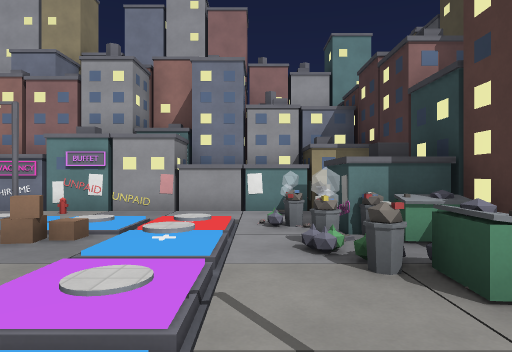
View 1 (above)

17 first-person views from a walk through a 3-D level made in the Godot game engine. The camera is 1.5 m above the floor, looks level and sees 75° across. The floor is counted in squares, 2 m on a side. Each view is taken from the middle of a square. On the plan, view 1 faces up. The plan holds only what a view shows up to about 11 squares ahead; the rest is blank. The place goes on beyond the plan. Surface patterns are stand-ins for the level's own textures.

View 2
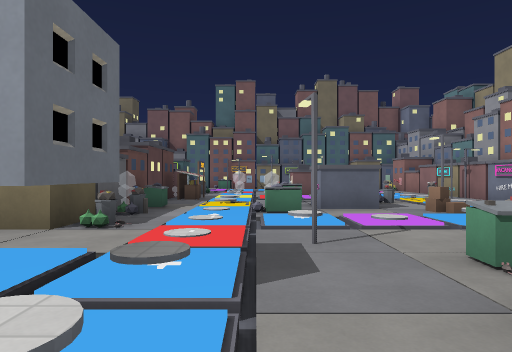

View 3
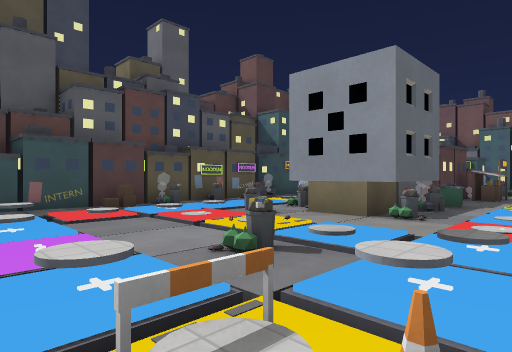

View 4
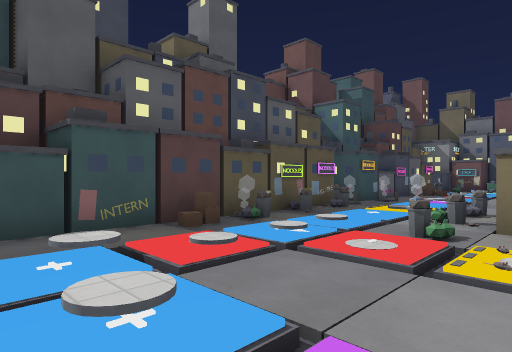

View 5
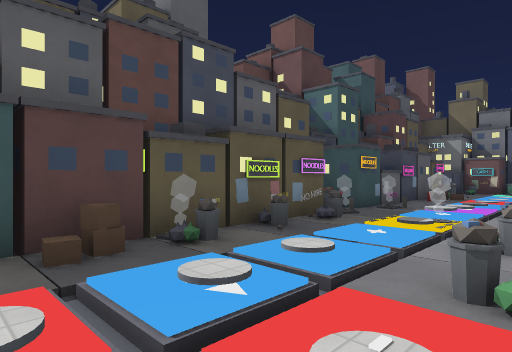

View 6
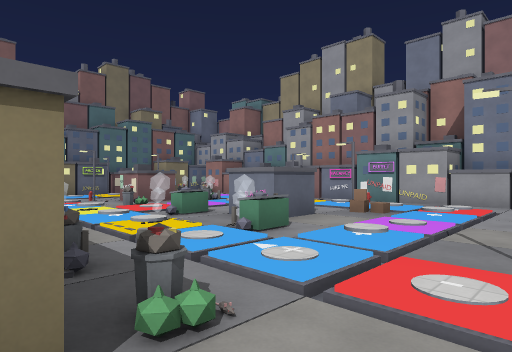

View 7
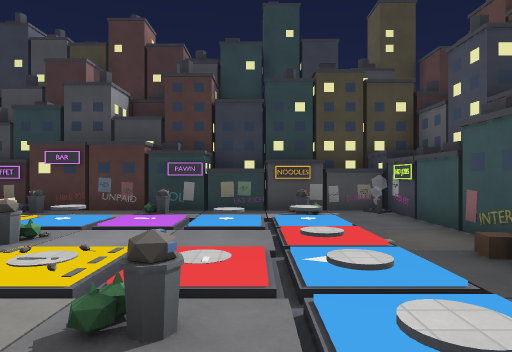

View 8
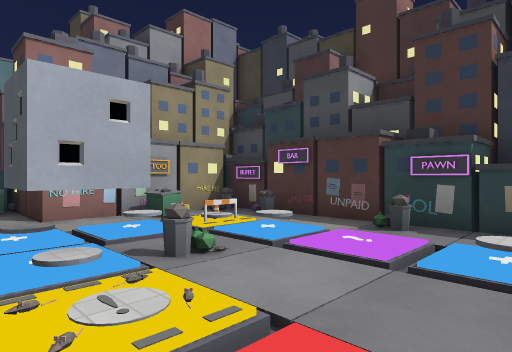

View 9
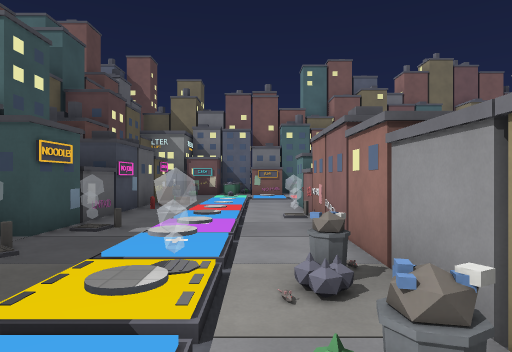

View 10
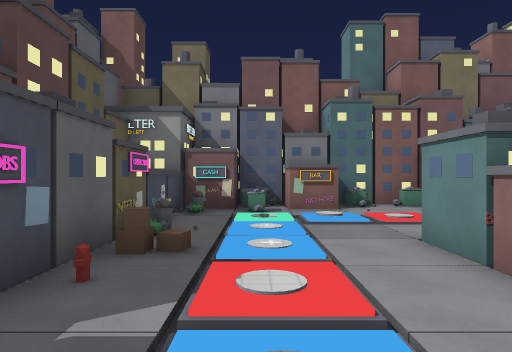

View 11
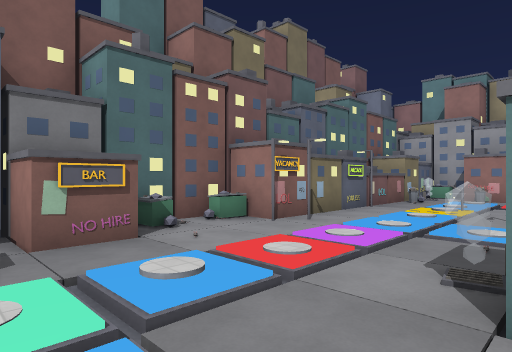

View 12
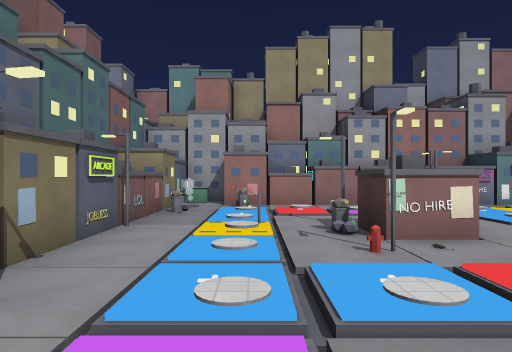

View 13
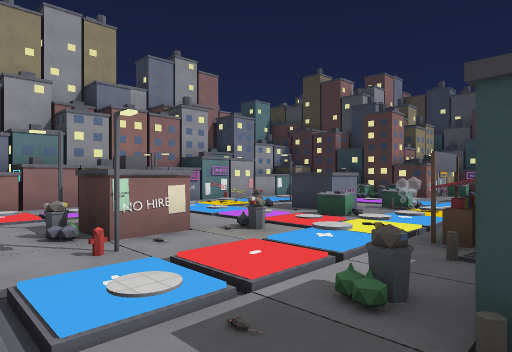

View 14
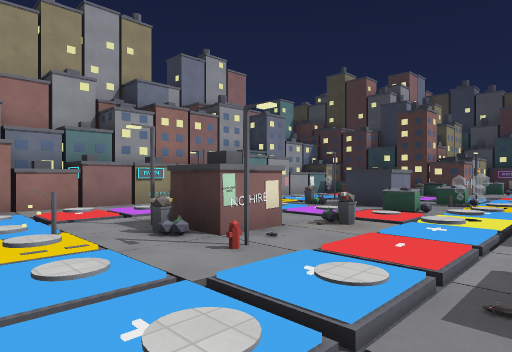

View 15
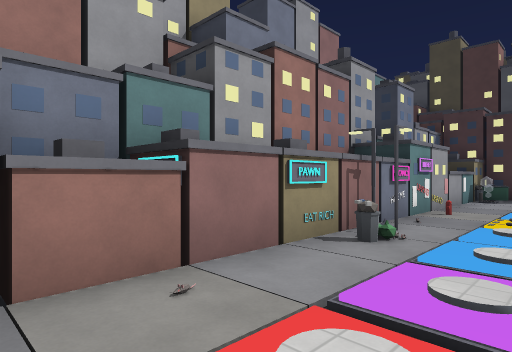

View 16
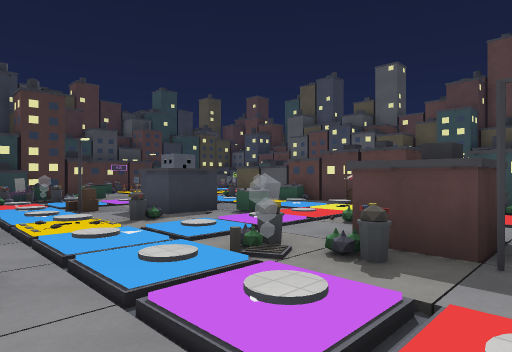

View 17
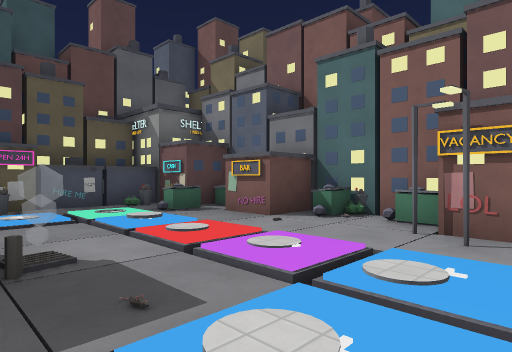

### Floor plan
Key: @ floor where view 1 was taken; # wall or solid block; x gap in a wall; . main floor; - floor 0.25 m lower than the main floor; / step, stairs or slope; = window, fence, low wall or low ledge; ^ raised ledge; S sign; L lamp; C crate; U dumpster; T stall; E vent; H hydrant; O other object.
Columns run from 15 left of view 1 to 7 right of it. Each row starts with its distance up from view 1.
  8   ###          #
  7   U###SS #SOOO#####
  6   O.=...#L. ....OU#
  5  ##.//.-.//.....# #
  4  #..../E..=.L//.###
  3  #...LL#..=..C..xU#
  2  #L.==##...##...U.###
  1  #..LH..=/U..U/.L..U.S
  0 ##--------- O/-@---/-/#
 -1 #UL.//.-////....-^//..#
 -2 #U....=.#T./U#=..#//..#
 -3 #U...E# #### ##......S#
 -4 ##.....####..##./.....#
 -5 ##../........./..../..#
 -6 #UU....-/.../ ./-../.S#
 -7 ##...=CH..E./OO..C...E#
 -8  ####O#OS#O/#SSOO#O####
 -9            ##    #

Positions as (right, up) in squares from view 1, and headings:
1: (0, 0), facing up
2: (4, 0), facing left
3: (5, 0), facing down-left
4: (5, -3), facing down-left
5: (3, -4), facing down-left
6: (1, -3), facing up-left
7: (-1, -5), facing right
8: (1, -5), facing up-right
9: (0, -5), facing left
10: (-5, -6), facing left
11: (-9, -6), facing up-left
12: (-11, -3), facing up
13: (-11, -3), facing up-right
14: (-12, -2), facing up-right
15: (-11, 4), facing up-right
16: (-10, 6), facing down-right
17: (-9, 0), facing down-left
